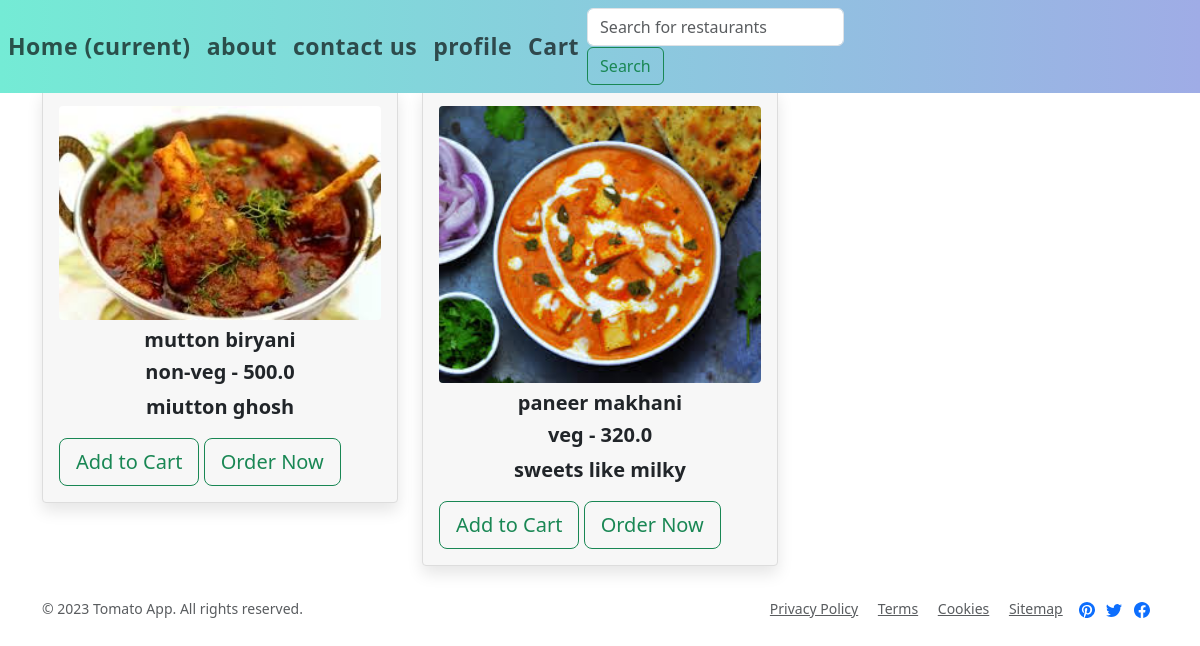
Screenshot of /menu_list/1001 (signed in) with the database file from the repository.
### app1/models.py (models this page shows, shortened)
class Menu(models.Model):
    menu_id = models.IntegerField(primary_key=True)
    restaurant = models.ForeignKey(Restaurant, on_delete=models.CASCADE)
    item_name = models.CharField(max_length=255)
    item_description = models.TextField()
    item_price = models.FloatField()
    item_image = models.ImageField(upload_to='menu_images/')
    item_category = models.CharField(max_length=50)
    item_is_available = models.BooleanField(default=True)

### app1/views.py (the view)
# urls.py: path('menu_list/<int:id>',menu_list,name='menu_list'),
@login_required(login_url='userlogin')
def menu_list(request,id):
    menus=Menu.objects.filter(restaurant_id=id)
    return render(request,'menu.html',{'menus':menus})

### template/menu.html (shortened to what this page needs)
{% extends 'base.html' %}
{% load static %}
   {% block content %}
      <div class="container">
        <div class="row">
          {% for i in menus %}
            <div class="col-md-4">
              <div class="image-container">
                <img src="{{ i.item_image.url }}" class="d-block w-100 h-100" alt="{{ i.item_name }}">
                  <h5>{{ i.item_name }}</h5>
                  <h5>{{ i.item_category }} - {{i.item_price}}</h5>
                  <p>{{ i.item_description }}</p>
                <a data-mdb-ripple-init class="btn btn-outline-success btn-lg" href="{% url 'add_to_cart' i.menu_id %}" role="button"
                >Add to Cart</a>
                <a data-mdb-ripple-init class="btn btn-outline-success btn-lg" href="#" role="button"
                >Order Now</a>
              </div>
            </div>
          {% endfor %}
        </div>
      </div>
    {% endblock %}

### static/hotel.css (style rules this page uses)
* { padding: 0; margin: 0; }
.image-container { margin-top: 25%; position: relative; padding: 1rem; background-color: #f7f7f7; border: 1px solid #ddd; border-radius: 0.25rem; box-shadow: 0 0.5rem 1rem rgba(0, 0, 0, 0.1); }
.image-container img { width: 100%; height:max-content; border-radius: 0.25rem; }
.image-container h5,.image-container p { font-size: 1.25rem; font-weight: bold; text-align: center; margin-top: 0.5rem; }
.image-container a { align-items: center; }

### rows the page displays
Menu: item_image (picture), item_name "mutton biryani", item_category "non-veg", item_price "500.0", item_description "miutton ghosh"
Menu: item_image (picture), item_name "paneer makhani", item_category "veg", item_price "320.0", item_description "sweets like milky"
